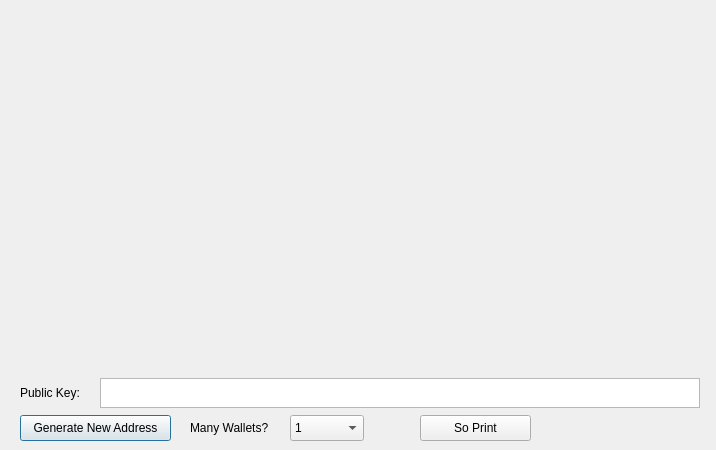
<?xml version="1.0" encoding="UTF-8"?>
<ui version="4.0">
 <class>PaperWalletDialog</class>
 <widget class="QDialog" name="PaperWalletDialog">
  <property name="geometry">
   <rect>
    <x>0</x>
    <y>0</y>
    <width>716</width>
    <height>450</height>
   </rect>
  </property>
  <property name="windowTitle">
   <string>Print Your Paper Wallets</string>
  </property>
  <widget class="QLabel" name="privateKeyQRCode">
   <property name="geometry">
    <rect>
     <x>524</x>
     <y>159</y>
     <width>149</width>
     <height>149</height>
    </rect>
   </property>
   <property name="text">
    <string/>
   </property>
   <property name="scaledContents">
    <bool>true</bool>
   </property>
  </widget>
  <widget class="QLabel" name="addressQRCode">
   <property name="geometry">
    <rect>
     <x>47</x>
     <y>86</y>
     <width>120</width>
     <height>120</height>
    </rect>
   </property>
   <property name="text">
    <string/>
   </property>
   <property name="scaledContents">
    <bool>true</bool>
   </property>
  </widget>
  <widget class="QPushButton" name="getNewAddress">
   <property name="geometry">
    <rect>
     <x>20</x>
     <y>415</y>
     <width>151</width>
     <height>26</height>
    </rect>
   </property>
   <property name="text">
    <string>Generate New Address</string>
   </property>
   <property name="icon">
    <iconset resource="../bitcoin.qrc">
     <normaloff>:/icons/add</normaloff>:/icons/add</iconset>
   </property>
  </widget>
  <widget class="QLabel" name="paperTemplate">
   <property name="geometry">
    <rect>
     <x>20</x>
     <y>10</y>
     <width>1387</width>
     <height>589</height>
    </rect>
   </property>
   <property name="text">
    <string notr="true"/>
   </property>
   <property name="pixmap">
    <pixmap resource="../bitcoin.qrc">:/icons/paper_wallet</pixmap>
   </property>
  </widget>
  <widget class="VerticalLabel" name="addressText">
   <property name="geometry">
    <rect>
     <x>212</x>
     <y>20</y>
     <width>31</width>
     <height>341</height>
    </rect>
   </property>
   <property name="font">
    <font>
     <family>Monospace</family>
     <pointsize>12</pointsize>
     <weight>75</weight>
     <italic>false</italic>
     <bold>true</bold>
    </font>
   </property>
   <property name="text">
    <string/>
   </property>
   <property name="alignment">
    <set>Qt::AlignCenter</set>
   </property>
   <property name="textInteractionFlags">
    <set>Qt::TextSelectableByKeyboard|Qt::TextSelectableByMouse</set>
   </property>
  </widget>
  <widget class="VerticalLabel" name="privateKeyText">
   <property name="geometry">
    <rect>
     <x>500</x>
     <y>10</y>
     <width>31</width>
     <height>361</height>
    </rect>
   </property>
   <property name="font">
    <font>
     <family>Monospace</family>
     <pointsize>8</pointsize>
     <weight>50</weight>
     <italic>false</italic>
     <bold>false</bold>
    </font>
   </property>
   <property name="text">
    <string/>
   </property>
   <property name="scaledContents">
    <bool>true</bool>
   </property>
   <property name="alignment">
    <set>Qt::AlignCenter</set>
   </property>
   <property name="textInteractionFlags">
    <set>Qt::TextSelectableByKeyboard|Qt::TextSelectableByMouse</set>
   </property>
  </widget>
  <widget class="QPushButton" name="printButton">
   <property name="geometry">
    <rect>
     <x>420</x>
     <y>415</y>
     <width>111</width>
     <height>26</height>
    </rect>
   </property>
   <property name="text">
    <string>So Print</string>
   </property>
   <property name="icon">
    <iconset resource="../bitcoin.qrc">
     <normaloff>:/icons/receiving_addresses</normaloff>:/icons/receiving_addresses</iconset>
   </property>
  </widget>
  <widget class="QDialogButtonBox" name="buttonBox">
   <property name="geometry">
    <rect>
     <x>610</x>
     <y>415</y>
     <width>81</width>
     <height>26</height>
    </rect>
   </property>
   <property name="standardButtons">
    <set>QDialogButtonBox::NoButton</set>
   </property>
   <property name="centerButtons">
    <bool>true</bool>
   </property>
  </widget>
  <widget class="QLabel" name="label">
   <property name="geometry">
    <rect>
     <x>190</x>
     <y>415</y>
     <width>91</width>
     <height>26</height>
    </rect>
   </property>
   <property name="text">
    <string>Many Wallets?</string>
   </property>
  </widget>
  <widget class="QComboBox" name="walletCount">
   <property name="geometry">
    <rect>
     <x>290</x>
     <y>415</y>
     <width>74</width>
     <height>26</height>
    </rect>
   </property>
   <property name="editable">
    <bool>false</bool>
   </property>
   <item>
    <property name="text">
     <string>1</string>
    </property>
   </item>
   <item>
    <property name="text">
     <string>2</string>
    </property>
   </item>
   <item>
    <property name="text">
     <string>3</string>
    </property>
   </item>
   <item>
    <property name="text">
     <string>4</string>
    </property>
   </item>
   <item>
    <property name="text">
     <string>5</string>
    </property>
   </item>
   <item>
    <property name="text">
     <string>6</string>
    </property>
   </item>
   <item>
    <property name="text">
     <string>7</string>
    </property>
   </item>
   <item>
    <property name="text">
     <string>8</string>
    </property>
   </item>
   <item>
    <property name="text">
     <string>9</string>
    </property>
   </item>
   <item>
    <property name="text">
     <string>10</string>
    </property>
   </item>
   <item>
    <property name="text">
     <string>11</string>
    </property>
   </item>
   <item>
    <property name="text">
     <string>12</string>
    </property>
   </item>
  </widget>
  <widget class="QTextEdit" name="publicKey">
   <property name="geometry">
    <rect>
     <x>100</x>
     <y>378</y>
     <width>600</width>
     <height>30</height>
    </rect>
   </property>
   <property name="undoRedoEnabled">
    <bool>false</bool>
   </property>
   <property name="readOnly">
    <bool>true</bool>
   </property>
   <property name="html">
    <string>&lt;!DOCTYPE HTML PUBLIC &quot;-//W3C//DTD HTML 4.0//EN&quot; &quot;http://www.w3.org/TR/REC-html40/strict.dtd&quot;&gt;
&lt;html&gt;&lt;head&gt;&lt;meta name=&quot;qrichtext&quot; content=&quot;1&quot; /&gt;&lt;style type=&quot;text/css&quot;&gt;
p, li { white-space: pre-wrap; }
&lt;/style&gt;&lt;/head&gt;&lt;body style=&quot; font-family:'Sans Serif'; font-size:9pt; font-weight:400; font-style:normal;&quot;&gt;
&lt;p style=&quot;-qt-paragraph-type:empty; margin-top:0px; margin-bottom:0px; margin-left:0px; margin-right:0px; -qt-block-indent:0; text-indent:0px;&quot;&gt;&lt;br /&gt;&lt;/p&gt;&lt;/body&gt;&lt;/html&gt;</string>
   </property>
   <property name="acceptRichText">
    <bool>false</bool>
   </property>
  </widget>
  <widget class="QLabel" name="label_2">
   <property name="geometry">
    <rect>
     <x>20</x>
     <y>380</y>
     <width>91</width>
     <height>26</height>
    </rect>
   </property>
   <property name="text">
    <string>Public Key:</string>
   </property>
  </widget>
  <zorder>getNewAddress</zorder>
  <zorder>paperTemplate</zorder>
  <zorder>addressQRCode</zorder>
  <zorder>privateKeyQRCode</zorder>
  <zorder>addressText</zorder>
  <zorder>privateKeyText</zorder>
  <zorder>printButton</zorder>
  <zorder>buttonBox</zorder>
  <zorder>label</zorder>
  <zorder>walletCount</zorder>
  <zorder>publicKey</zorder>
  <zorder>label_2</zorder>
 </widget>
 <customwidgets>
  <customwidget>
   <class>VerticalLabel</class>
   <extends>QLabel</extends>
   <header>verticallabel.h</header>
  </customwidget>
 </customwidgets>
 <resources>
  <include location="../bitcoin.qrc"/>
 </resources>
 <connections>
  <connection>
   <sender>buttonBox</sender>
   <signal>rejected()</signal>
   <receiver>PaperWalletDialog</receiver>
   <slot>close()</slot>
   <hints>
    <hint type="sourcelabel">
     <x>650</x>
     <y>408</y>
    </hint>
    <hint type="destinationlabel">
     <x>357</x>
     <y>214</y>
    </hint>
   </hints>
  </connection>
 </connections>
</ui>
